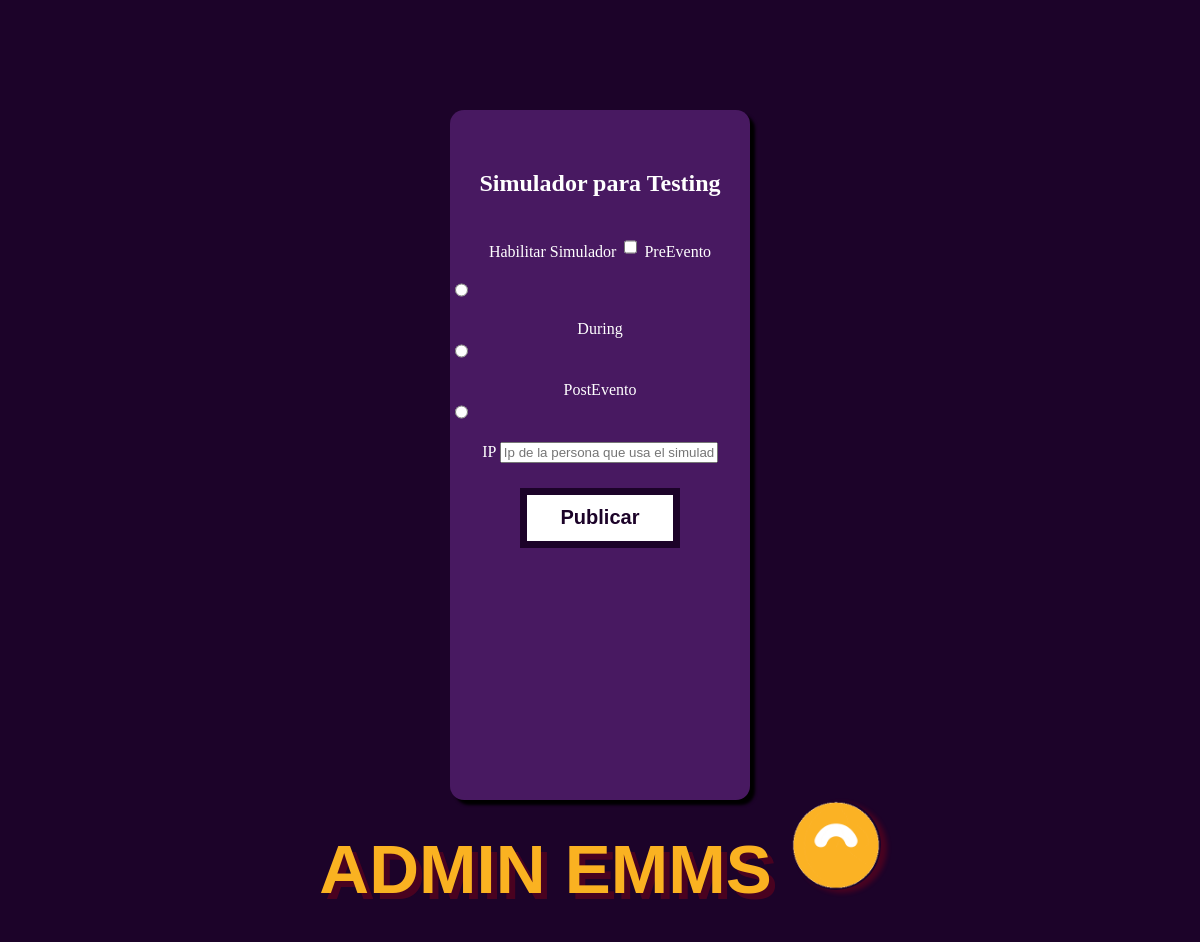
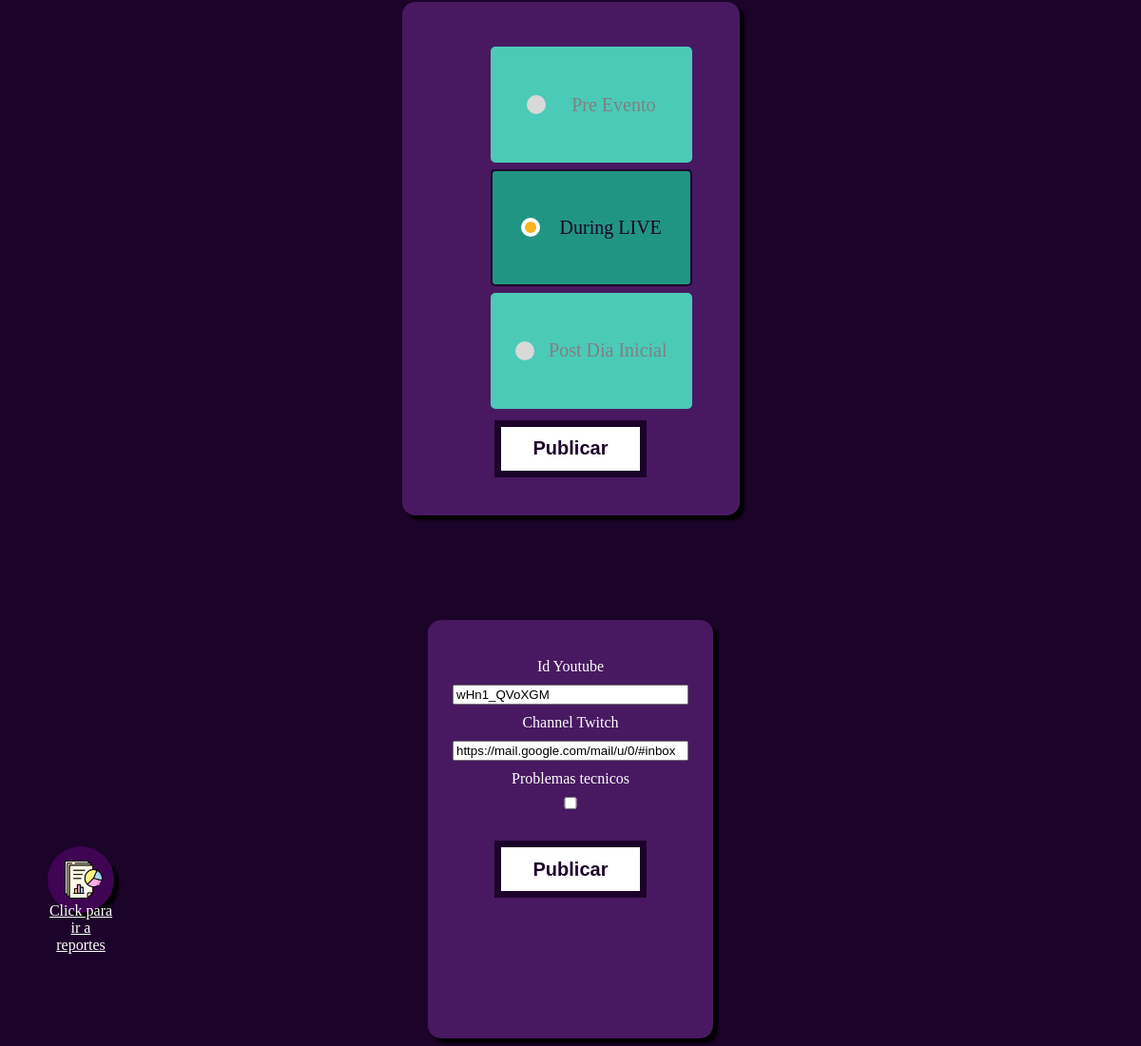
The page /admin21/index.php on the database as committed earlier (2 pictures, top to bottom).
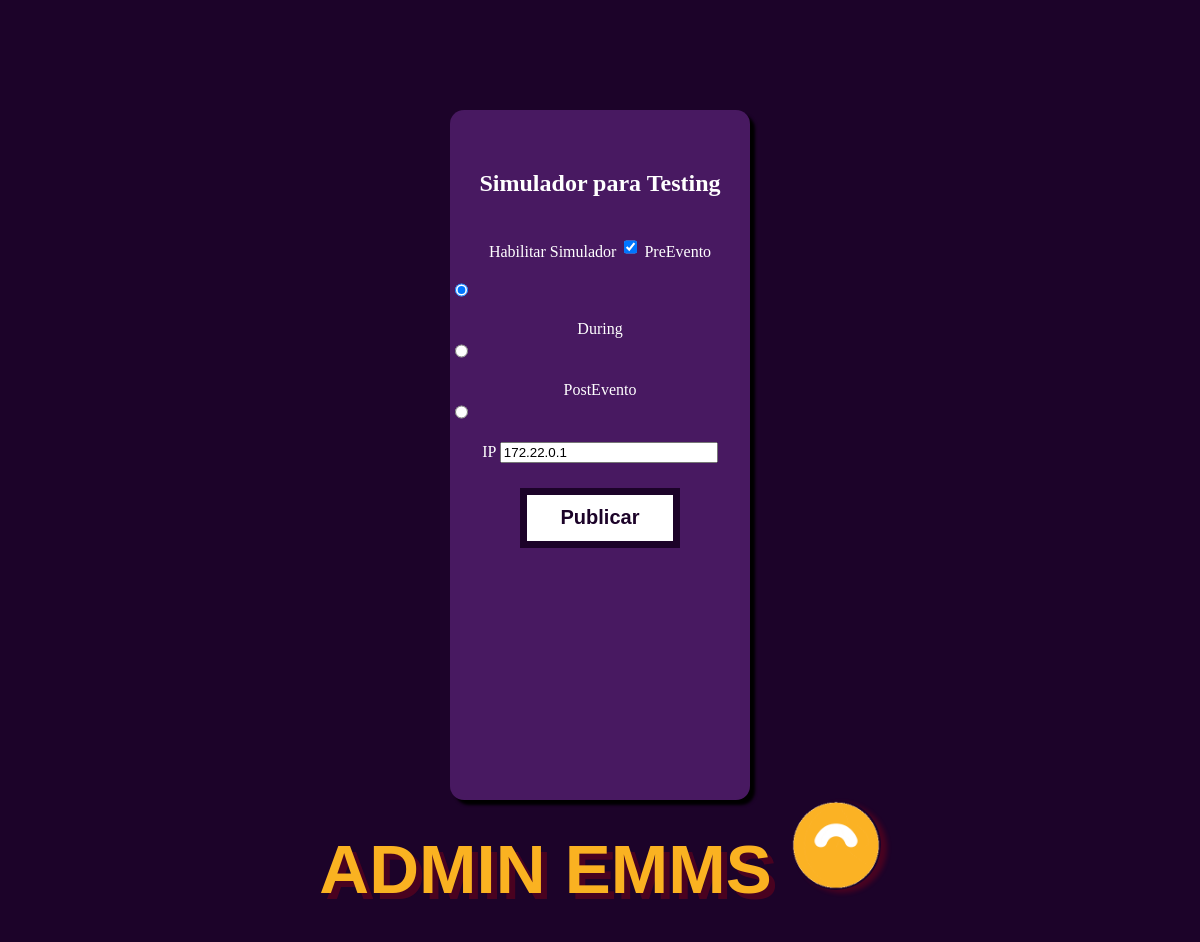
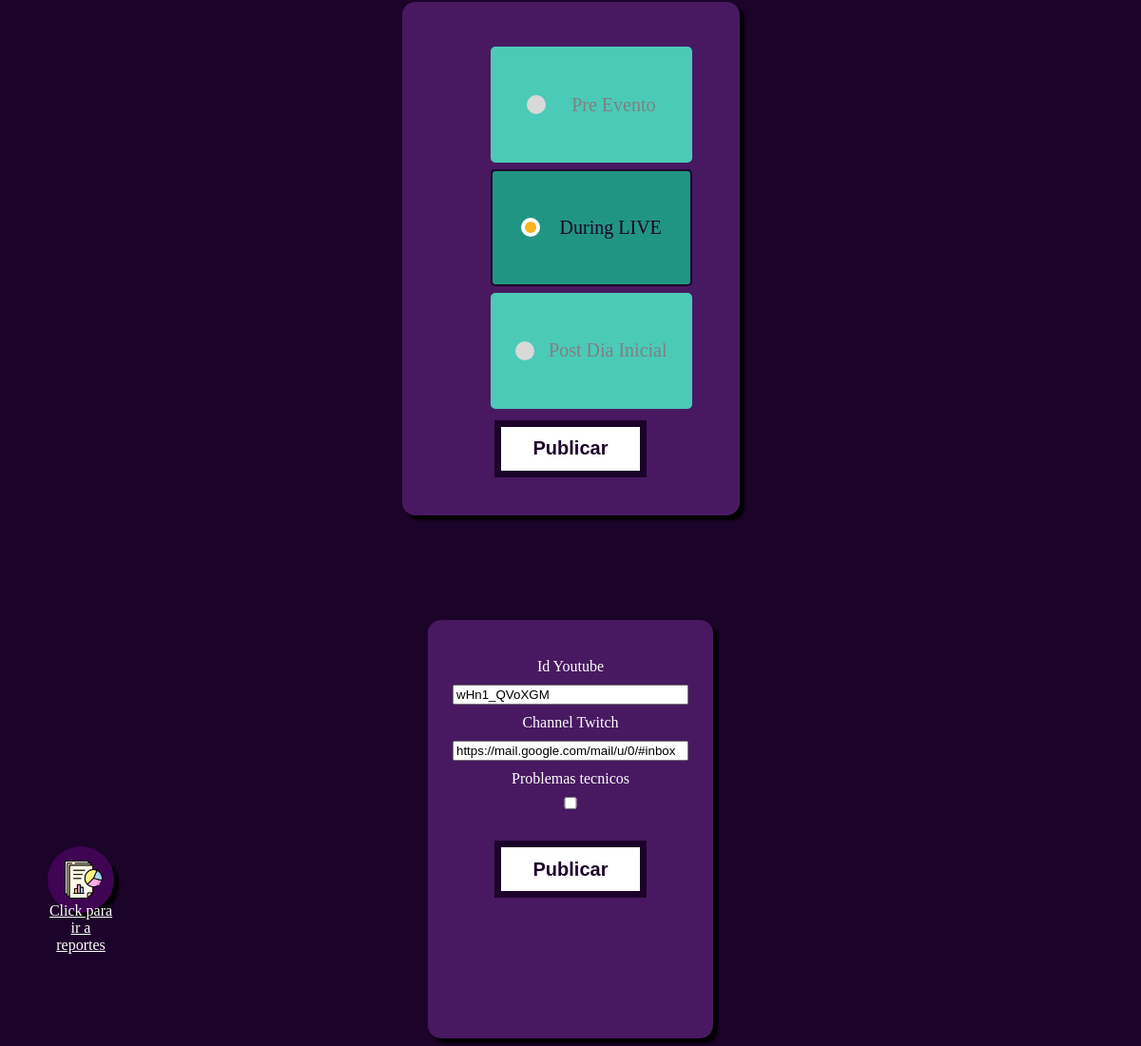
The same page on the database as committed later (2 pictures, top to bottom).
### tables this page shows
CREATE TABLE `settings` (
  `id` int NOT NULL,
  `youtube` varchar(20) NOT NULL,
  `twitch` varchar(250) NOT NULL,
  `fallas_tecnicas` tinyint(1) NOT NULL
);

CREATE TABLE `simulator` (
  `enabled` int NOT NULL,
  `eventStatus` varchar(15) NOT NULL,
  `ip` varchar(25) NOT NULL
);

### services/utils/ipAddress.php (called while the page is built, shortened)
<?php
function isVPNUserAdmin()
{
    require('./../config.php');
    if (PRODUCTION) {
        $ip = getIpAddress();
        if (in_array($ip, $allow_ips))
            return true;
        else
            return false;
    } else {
        return true;
    }
}

### config.php (called while the page is built, shortened)
<?php
$DB_NAME = getenv("MYSQL_DATABASE");
$DB_USER = getenv("MYSQL_USER");
$DB_PASSWORD = getenv("MYSQL_PASSWORD");
$DB_HOST = getenv("MYSQL_HOST");

### db.php (called while the page is built, shortened)
<?php
class db {
    protected $connection;
	public $query;
	public function __construct($dbhost = 'db', $dbuser = 'root', $dbpass = '', $dbname = '', $charset = 'utf8') {
		$this->connection = new mysqli($dbhost, $dbuser, $dbpass, $dbname);
		$this->connection->set_charset($charset);
	}
    public function query($query) {
		if ($this->query = $this->connection->prepare($query)) {
            $this->query->execute();
        } else {
            $this->error('Unable to prepare MySQL statement (check your syntax) - ' . $this->connection->error);
        }
		return $this;
    }
	public function fetchArray() {
	    $params = array();
        $row = array();
	    $meta = $this->query->result_metadata();
	    while ($field = $meta->fetch_field()) {
	        $params[] = &$row[$field->name];
	    }
	    call_user_func_array(array($this->query, 'bind_result'), $params);
        $result = array();
		while ($this->query->fetch()) {
			foreach ($row as $key => $val) {
				$result[$key] = $val;
			}
		}
        $this->query_closed = TRUE;
		return $result;
	}
}
?>

### admin21/index.php (the view, shortened to what this page needs)
<!DOCTYPE html>
<html>
<head>
	<link rel="stylesheet" type="text/css" href="https://cdn.fromdoppler.com/doppler-ui-library/v3.102.0/css/styles.css">
	<link rel="stylesheet" href="css/admin.css">
</head>
<body class="dp-library">
	<?PHP
	require_once('./../config.php');
	require_once('./../services/utils/ipAddress.php');
	if (isVPNUserAdmin()) {
		include "./../db.php";
		$db = new db($DB_HOST, $DB_USER, $DB_PASSWORD, $DB_NAME);
	?>
		<?PHP
		$settings = $db->query('SELECT * FROM settings ORDER BY id DESC LIMIT 1')->fetchArray();
		$simulator = $db->query('SELECT * FROM simulator')->fetchArray();
		?>
		<a href="report.php" class="float">
			<div class="dp-tooltip-container">
				<img src="img/report.png" alt="Icono de reporte" class="img-report">
				<div class="dp-tooltip-top">
					<span>Click para ir a reportes</span>
				</div>
			</div>
		</a>
		<div class="dp-container">
			<div class="dp-rowflex">
				<div class="col-sm-12 col-md-3 admin-container">
					<div class="instance-container simulator" id="id-simulator">
						<form action="simulator.php" method="POST" class="form">
							<div class="wrapper">
								<h2>Simulador para Testing</h2>
								<label>Habilitar Simulador<label>
										<input type="checkbox" id="enabled" name="enabled" value="true" <?= ($simulator['enabled'] === 1) ? "checked" : "" ?> />
										<label>PreEvento</label>
										<input type="radio" id="option-1" name="eventStatus" value="preevento" <?= ($simulator['eventStatus'] == "preevento") ? "checked" : "" ?>>
										<label>During</label>
										<input type="radio" id="option-2" name="eventStatus" value="during" <?= ($simulator['eventStatus'] == "during") ? "checked" : "" ?>>
										<label>PostEvento</label>
										<input type="radio" id="option-3" name="eventStatus" value="postinicial" <?= ($simulator['eventStatus'] == "postinicial") ? "checked" : "" ?>>
										<label>IP</label>
										<input type="text" id="ip" name="ip" value="<?= $simulator['ip'] ?>" placeholder="Ip de la persona que usa el simulador" />
										<button type="submit" class="btn-send noselect">Publicar</button>
							</div>
						</form>
					</div>
				</div>
				<div class="col-sm-12 col-md-6 admin-container">
					<h1>ADMIN EMMS</h1>
					<img src="img/iso-doppler.gif" alt="Doppler" class="logoD">
					<div class="instance-container">
						<div>
							<form method="POST" class="form">
								<div class="wrapper">
									<label for="option-1" class="option option-1">
										<div class="dot"></div>
										<span>Pre Evento</span>
									</label>
									<label for="option-2" class="option option-2">
										<div class="dot"></div>
										<span>During LIVE</span>
									</label>
									<label for="option-3" class="option option-3">
										<div class="dot"></div>
										<span>Post Dia Inicial</span>
									</label>
									<button type="submit" class="btn-send noselect">Publicar</button>
								</div>
							</form>
						</div>
					</div>
				</div>
				<div class="col-sm-12 col-md-3 admin-container">
					<div class="instance-container" id="id-setting">
						<form action="settings.php" method="POST" class="form">
							<div class="wrapper">
								<label>Id Youtube</label>
								<input type="text" id="youtube" name="youtube" value="<?= $settings['youtube'] ?>" placeholder="ej. 7EmboKQH8lM" />
								<label>Channel Twitch</label>
								<input type="text" id="twitch" name="twitch" value="<?= $settings['twitch'] ?>" placeholder="ej. duckvilleusa" />
								<label>Problemas tecnicos</label>
								<input type="checkbox" id="tecnicos" name="tecnicos" value="false" <?= ($settings['fallas_tecnicas'] === 1) ? "checked" : "" ?> />
								<br />
								<br />
								<button type="submit" class="btn-send noselect">Publicar</button>
							</div>
						</form>
					</div>
				</div>
			</div>
		</div>
	<?PHP
	}
	?>
</body>
</html>

### admin21/css/admin.css (style rules this page uses)
:root { --link-emms: #4ccab8; --hover-link-emms: #219584; --violet-emms: #3f0453; --grey-emms: #333333; --violet-back-emms: #1c0329; --h1-emms: #fab221; }
body { background-color: var(--violet-back-emms); }
.dp-library .dp-container .dp-rowflex .admin-container { text-align: center; }
.logoD { width: 90px; height: 90px; display: inline-block; vertical-align: top; box-shadow: 6px 3px 5px rgb(255 0 0 / 20%); border-radius: 50%; }
.dp-library .dp-container .dp-rowflex .admin-container h1 { display: inline-block; font-family: Helvetica, sans-serif; color: var(--h1-emms); padding-bottom: 15px; font-size: 69px; margin: 30px 15px 20px 0px; text-shadow: 6px 6px 0px rgb(255 0 0 / 20%); }
.dp-library .dp-container .dp-rowflex .admin-container .instance-container { text-align: center; width: 355px; height: 500px; background: #481961; box-shadow: 5px 5px 3px #000000; border-radius: 14px; margin: 0 auto; padding: 20px 0px; color: white; }
.dp-library .dp-container .dp-rowflex .admin-container #id-setting { height: 400px; width: 300px; margin-top: 110px; }
.dp-rowflex .admin-container #id-setting input { margin: 10px 20px; width: 80%; }
.dp-library .dp-container input[type="checkbox"] { position: initial; }
.dp-library .dp-container .form { display: flex; justify-content: center; margin-top: 20px; }
.dp-library .dp-container .form label { color: white; }
.wrapper .option { background: var(--link-emms); height: 70%; width: 100%; display: flex; align-items: center; justify-content: space-evenly; margin: 7px 10px; border-radius: 5px; cursor: pointer; padding: 0 10px; border: 2px solid var(--link-emms); transition: all 0.3s ease; }
.wrapper .option .dot { height: 20px; width: 20px; background: #d9d9d9; border-radius: 50%; position: relative; }
.wrapper .option .dot::before { position: absolute; content: ""; top: 4px; left: 4px; width: 12px; height: 12px; background: var(--h1-emms); border-radius: 50%; opacity: 0; transform: scale(1.5); transition: all 0.3s ease; }
input[type="radio"] { display: none; }
#option-1:checked:checked ~ .option-1, #option-2:checked:checked ~ .option-2 { border-color: var(--violet-back-emms); background: var(--hover-link-emms); }
#option-1:checked:checked ~ .option-1 .dot, #option-2:checked:checked ~ .option-2 .dot, #option-3:checked:checked ~ .option-3 .dot { background: #fff; }
#option-1:checked:checked ~ .option-1 .dot::before, #option-2:checked:checked ~ .option-2 .dot::before, #option-3:checked:checked ~ .option-3 .dot::before { opacity: 1; transform: scale(1); }
.wrapper .option span { font-size: 20px; color: #808080; }
#option-1:checked:checked ~ .option-1 span, #option-2:checked:checked ~ .option-2 span, #option-3:checked:checked ~ .option-3 span { color: var(--violet-back-emms); }
.noselect { -webkit-touch-callout: none; -webkit-user-select: none; -khtml-user-select: none; -moz-user-select: none; -ms-user-select: none; user-select: none; -webkit-tap-highlight-color: transparent; }
.btn-send { margin-top: 10px; width: 150px; height: 50px; cursor: pointer; font-size: 20px; font-weight: bold; color: var(--violet-back-emms); background: white; border: 2px solid var(--violet-back-emms); box-shadow: 5px 5px 0 var(--violet-back-emms), -5px -5px 0 var(--violet-back-emms), -5px 5px 0 var(--violet-back-emms), 5px -5px 0 var(--violet-back-emms); transition: 500ms ease-in-out; }
.float { position: fixed; width: 70px; height: 70px; bottom: 140px; left: 50px; background-color: var(--violet-emms); color: #fff; border-radius: 50px; text-align: center; box-shadow: 5px 5px 3px #000000; z-index: 15; }
.img-report { width: 40px; height: 40px; margin: 15px 0px 0px 5px; }
@media only screen and (min-width: 600px) { .float { position: fixed; width: 70px; height: 70px; top: 20px; right: 50px; left: unset; } }
@media only screen and (min-width: 768px) { .float { top: unset; right: unset; position: fixed; width: 70px; height: 70px; bottom: 140px; left: 50px; } }
.simulator .wrapper input[type="radio"] { display: block; height: 20px; margin-bottom: 20px; }
.simulator .wrapper input[type="checkbox"] { height: 20px; margin-top: 20px; margin-bottom: 20px; }
.simulator .wrapper input[type="text"] { width: 70%; margin-bottom: 20px; }
.simulator .wrapper h2 { color: white; margin-bottom: 20px; }
.simulator .wrapper label { margin-bottom: 20px; }
#id-simulator { height: 650px; width: 300px; margin-top: 110px; }
.simulator .wrapper { height: 650px; }

Rows that differ between the two databases and show on the page:
added simulator: enabled "☑", eventStatus "☑ Pre Evento", eventStatus "☐ During LIVE", eventStatus "☐ Post Dia Inicial", ip "172.22.0.1"
Other text that changed with them:
form field enabled: "☐" → (not shown)
form field eventStatus: "☐ Pre Evento" → (not shown)
form field eventStatus: "☐ During LIVE" → (not shown)
form field eventStatus: "☐ Post Dia Inicial" → (not shown)
